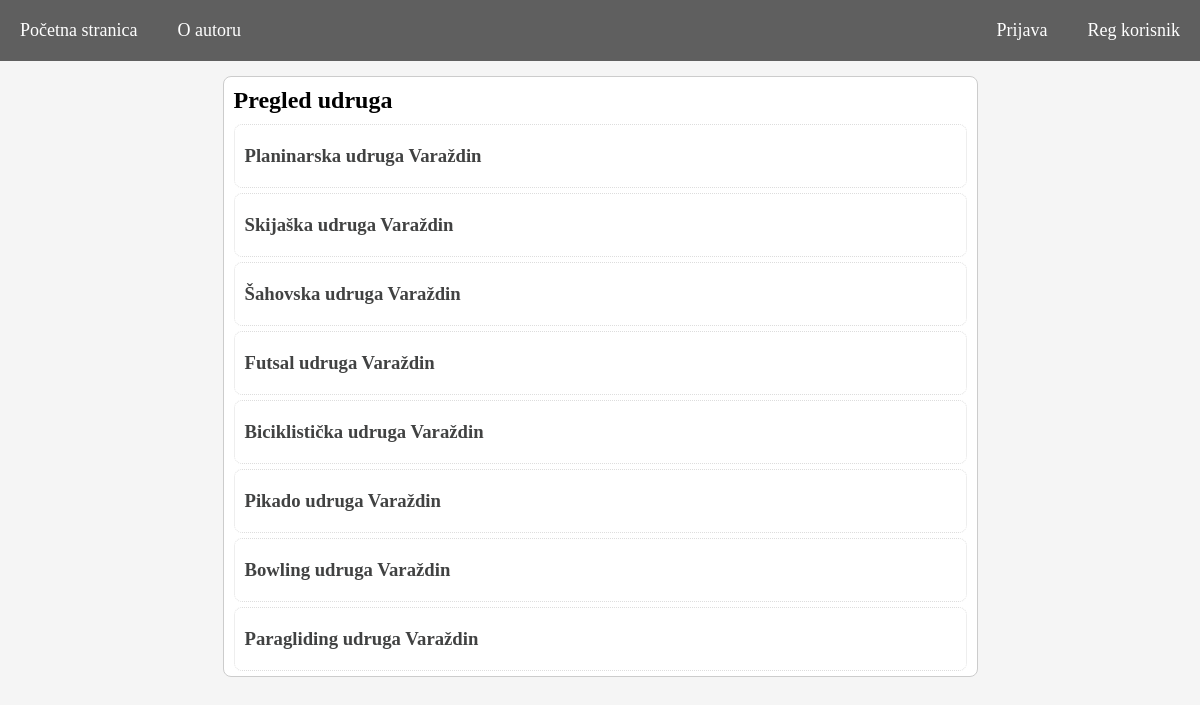
The page / on the database its author committed.
### tables this page shows
CREATE TABLE IF NOT EXISTS `udruga` (
  `udruga_id` INT(10) NOT NULL AUTO_INCREMENT,
  `moderator_id` INT(10) NOT NULL,
  `naziv` VARCHAR(50) NOT NULL,
  `slika` TEXT NULL,
  PRIMARY KEY (`udruga_id`),
  INDEX `fk_udruga_korisnik1_idx` (`moderator_id` ASC),
  CONSTRAINT `fk_udruga_korisnik1`
    FOREIGN KEY (`moderator_id`)
    REFERENCES `korisnik` (`korisnik_id`)
    ON DELETE NO ACTION
    ON UPDATE NO ACTION);

### baza.php (called while the page is built, shortened)
<?php
function izvrsiUpit($veza,$upit){
	$rezultat = mysqli_query($veza,$upit);
	return $rezultat;
}
?>

### index.php (the view, shortened to what this page needs)
<?php
		include_once("baza.php");
			$v = otvoriVezu();
			$u = "SELECT * FROM udruga";
			$r = izvrsiUpit($v,$u);
?>
<!DOCTYPE html>
<html>
	<head>
		<link rel="stylesheet" type="text/css" href="style.css" />
	</head>
	<body>
		<?php
			include("meni.php");
			?> <div class="second-meni">
		<div class="wrapper">
			<h2> Pregled udruga </h2>
			<?php
				while($row = mysqli_fetch_array($r)) {
					echo
					"<div class='naziv_udruge'>
						<h3><a href=\"pregled_udruge.php?id=".$row[0]."\">" . $row["naziv"]. "</a></h3>";
					echo "</div>";
				}
			?>
		</div>
	</body>
</html>

### style.css (style rules this page uses)
* { padding: 0; margin: 0; border:0; box-sizing: border-box; outline:0; }
body { background-color: #F5F5F5; }
.wrapper { width: 755px; margin: 15px auto 0px auto; border: 1px solid #ccc; background-color: #fff; -webkit-border-radius: 8px; -moz-border-radius: 8px; border-radius: 8px; }
.wrapper h2 { margin: 10px; }
.naziv_udruge { padding: 20px 20px 20px 10px; margin: 5px 10px; border: 1px dotted #ddd; -webkit-border-radius: 8px; -moz-border-radius: 8px; border-radius: 8px; }
.naziv_udruge a { text-decoration: none; display: block; color: #414242; }

### rows shown on the page
udruga: naziv "Planinarska udruga Varaždin"
udruga: naziv "Skijaška udruga Varaždin"
udruga: naziv "Šahovska udruga Varaždin"
udruga: naziv "Futsal udruga Varaždin"
udruga: naziv "Biciklistička udruga Varaždin"
udruga: naziv "Pikado udruga Varaždin"
udruga: naziv "Bowling udruga Varaždin"
udruga: naziv "Paragliding udruga Varaždin"
